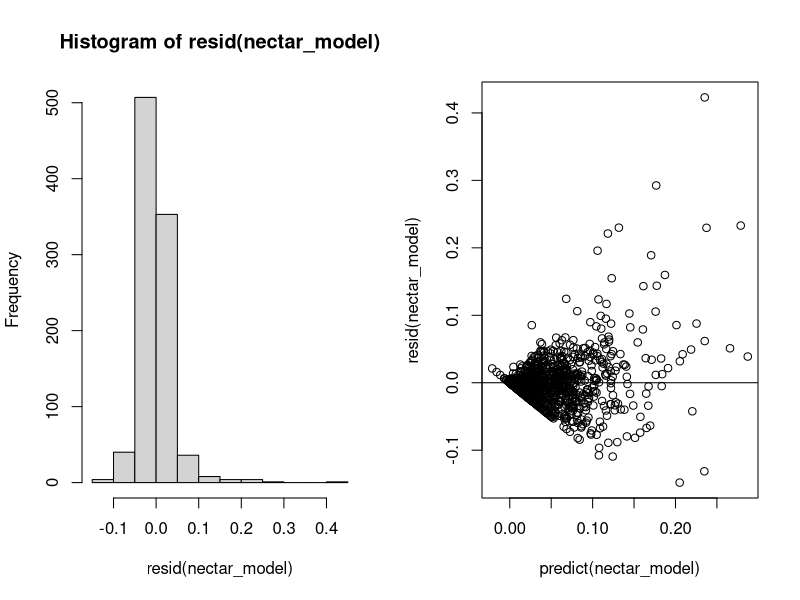
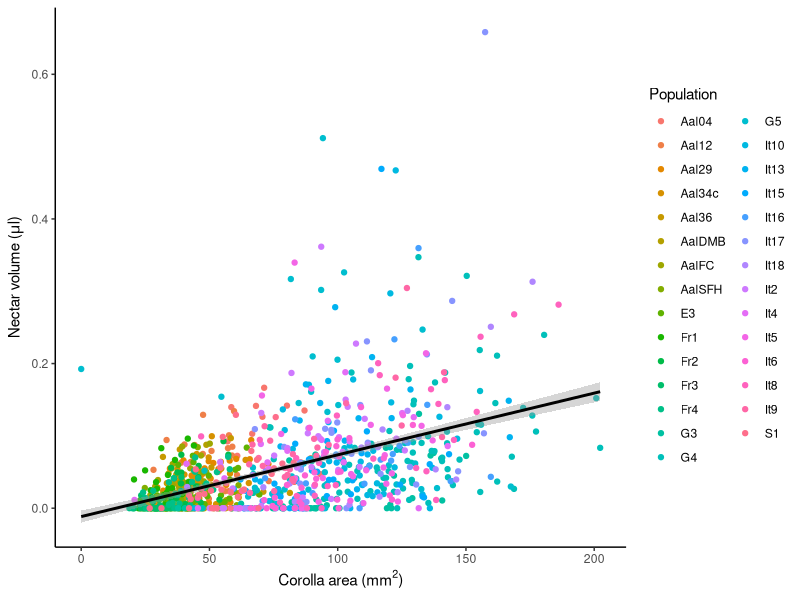
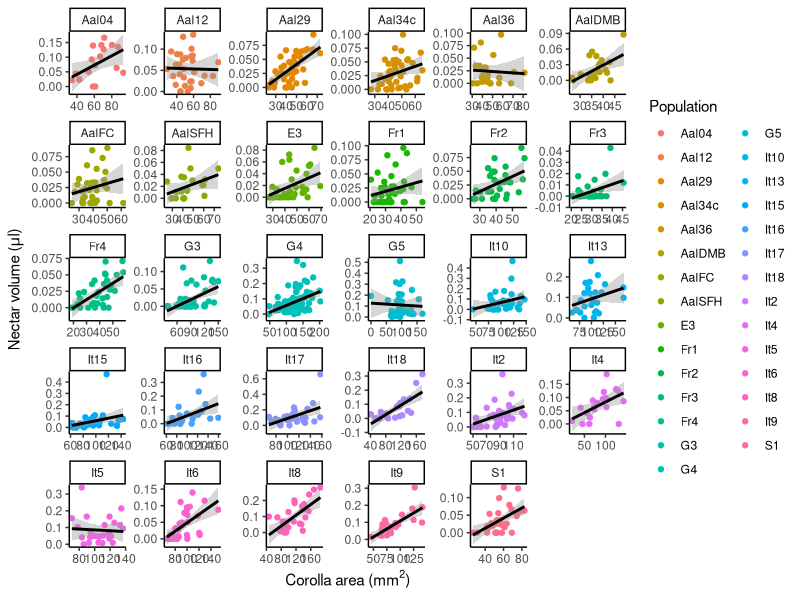
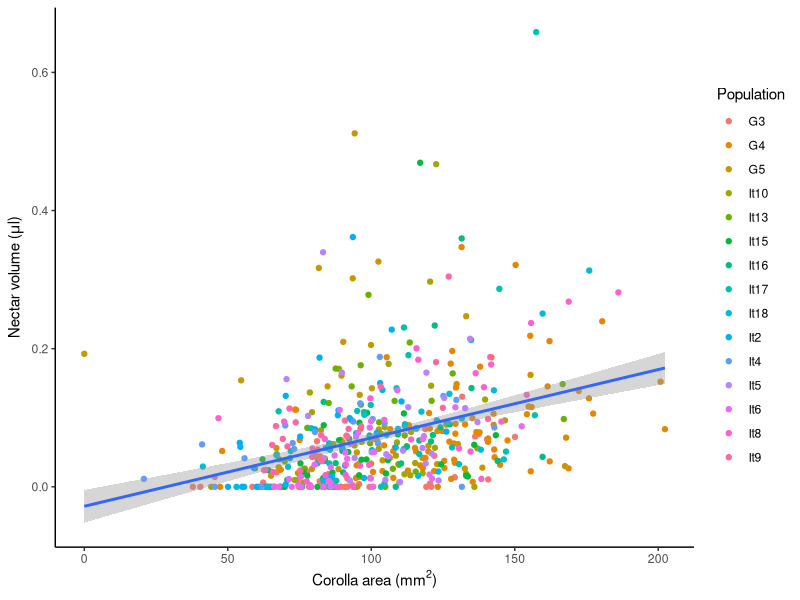

The R script that drew these images, in order:
## ---- chunk 1
library(tidyverse)
library(readxl)
library(lme4)
library(lmerTest)
library(knitr)
## ---- chunk 2
nectar <- read_excel("nectar protocol.xlsx")
## ---- chunk 3
kable(nectar %>% filter(is.na(Population)) %>% group_by(Plant_id) %>% summarise(N=length(unique(flower_id))))
## ---- chunk 4
nectar_work <- nectar %>% filter(!is.na(Population)) %>%  filter(!is.na(nectar_μl)) %>% filter(!is.na(Corola_area_mm2))
## ---- chunk 5

nectar_work_sum <- nectar_work %>% group_by(Population) %>%  summarise(N_plants=length(unique(Plant_id)), N_flowers=length(flower_id))
kable(nectar_work_sum)
## ---- chunk 6
nectar_list <- nectar_work_sum %>% filter(N_plants >= 8)
## ---- chunk 7
nectar_work8 <- nectar_work %>% group_by(Population) %>% filter (length(unique(Plant_id))>=8)
## ---- chunk 8
nectar_model<-lmer(nectar_μl~Corola_area_mm2+(1|Population/Plant_id), data=nectar_work8)

par(mfrow=c(1,2))
hist(resid(nectar_model))
plot(predict(nectar_model),resid(nectar_model)) ; abline(h=0)
## ---- chunk 9
ggplot(aes(x=Corola_area_mm2, y=nectar_μl), data=nectar_work8)+geom_point(aes(color=Population))+geom_smooth(method="lm",color="black")+theme_classic()+xlab(expression(paste("Corolla area (", mm^2 ,")"))) + ylab(expression(paste("Nectar volume (", mu,"l)")))
## ---- chunk 10
ggplot(aes(x=Corola_area_mm2, y=nectar_μl, color=Population), data=nectar_work8)+geom_point()+
  facet_wrap(~Population, scales="free")+geom_smooth(method="lm", color="black")+theme_classic()+xlab(expression(paste("Corolla area (", mm^2 ,")"))) + ylab(expression(paste("Nectar volume (", mu,"l)")))


f <- function(df) summary(lmer(nectar_μl ~ Corola_area_mm2 +(1|Plant_id), data = df))

v <- lapply(split(nectar_work8, nectar_work8$Population), f)

Pop=sort(as.factor(c(unique(nectar_work8$Population),unique(nectar_work8$Population))))

results<-data.frame("Estimate"=numeric(), "Std. Error"=numeric(), "df"=numeric(), "t value"=numeric(), "Pr(>|t|)"=numeric())


for (i in 1:29){
  z<-as.data.frame(v[[i]]$coefficients)
  results<-rbind(results,z)
}

results<-cbind(results, Pop)


results<-results %>% tibble::rownames_to_column() 
results <- results %>% filter(str_detect(rowname, "Corola")) %>% select(-rowname) %>% relocate(Pop) %>% mutate(Sig=if_else(`Pr(>|t|)`< 0.05, "Yes", "No")) 
kable(results)


## ---- chunk 11
nectar_msc <- nectar_work %>% filter(Population=="G3"|Population=="G4"|Population=="G5"|
                                       Population=="It10"|Population=="It13"|Population=="It15"|
                                       Population=="It16"|Population=="It17"|Population=="It18"|
                                       Population=="It2"|Population=="It4"|Population=="It5"|
                                       Population=="It6"|Population=="It8"|Population=="It9")

nectar_model<-lmer(nectar_μl~Corola_area_mm2+(1|Population/Plant_id), data=nectar_msc)
ggplot(aes(x=Corola_area_mm2, y=nectar_μl), data=nectar_msc)+geom_point(aes(x=Corola_area_mm2, y=nectar_μl, color=Population))+geom_smooth(method="lm")+theme_classic()+xlab(expression(paste("Corolla area (", mm^2 ,")"))) + ylab(expression(paste("Nectar volume (", mu,"l)")))
